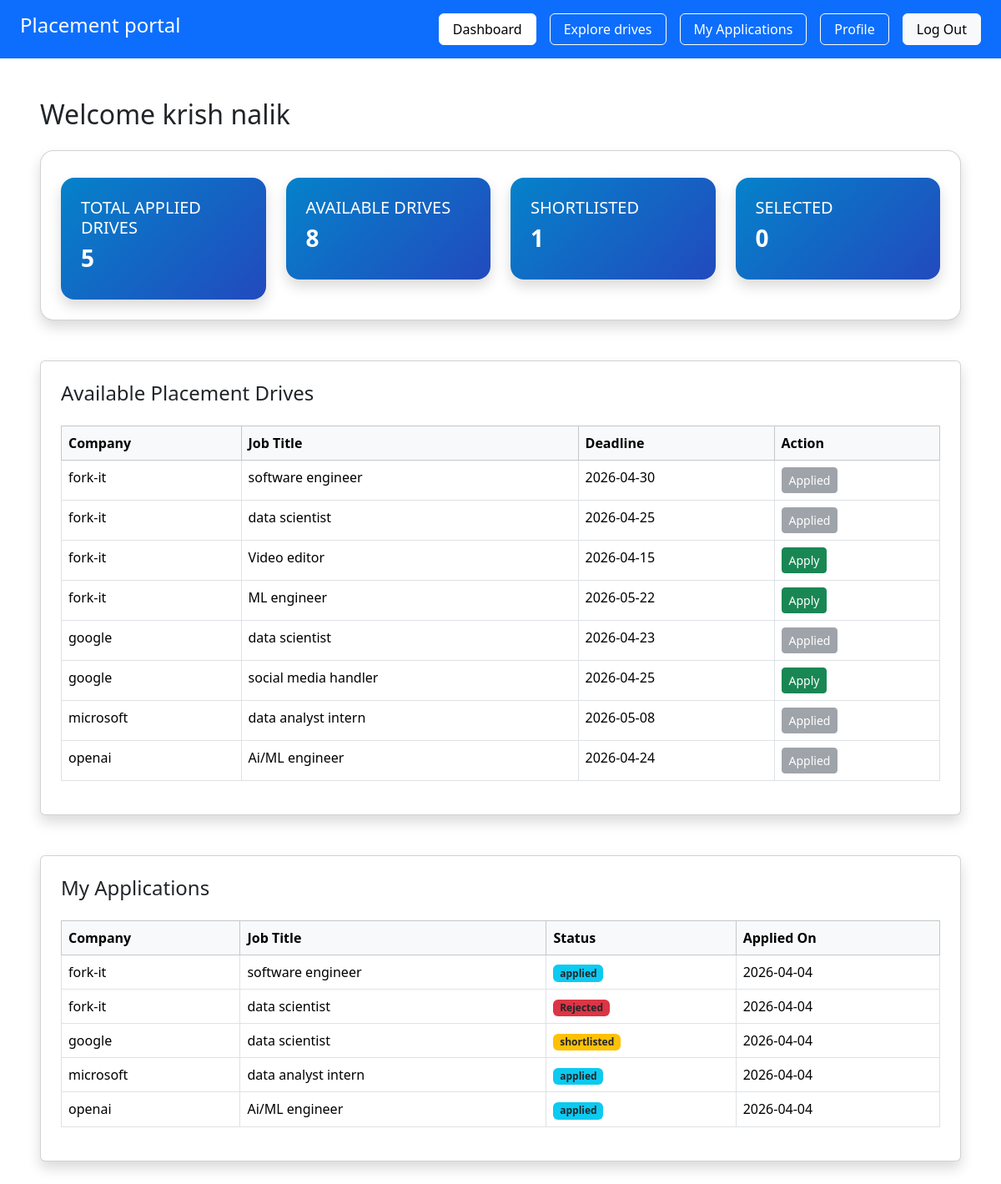
/student/dashboard (signed in), run on the app's committed database.
### app/models.py (models this page shows, shortened)
class Student(db.Model):
     __tablename__ = "students"
     id = db.Column(db.Integer, primary_key=True )
     user_id = db.Column(db.Integer, db.ForeignKey("users.id"), nullable=False)
     name = db.Column(db.String(100), nullable=False)
     roll_no = db.Column(db.String(50), unique=True, nullable=False)
     branch= db.Column(db.String(50))
     cgpa=db.Column(db.Float)
     phone = db.Column(db.String(15))
     resume = db.Column(db.String(200))
     is_blacklisted = db.Column(db.Boolean, default=False)
     user = db.relationship("User", backref=db.backref("student", uselist=False), uselist=False )

class PlacementDrive(db.Model):
     __tablename__ = "placement_drives"
     id = db.Column(db.Integer, primary_key=True)
     company_id = db.Column(db.Integer, db.ForeignKey("companies.id"), nullable=False)
     job_title = db.Column(db.String(150), nullable=False )
     description = db.Column(db.Text)
     eligibility= db.Column(db.String(200))
     deadline = db.Column(db.Date)
     status = db.Column(db.String(20) , default = 'pending')
     created_at  = db.Column(db.DateTime, default=datetime.utcnow)
     company= db.relationship('Company', backref='drives')

class Company(db.Model):
     __tablename__ = "companies"
     id = db.Column(db.Integer, primary_key=True)
     user_id = db.Column(db.Integer, db.ForeignKey("users.id"), nullable=False)
     company_name = db.Column(db.String(150), nullable=False)
     hr_name = db.Column(db.String(100))
     website = db.Column(db.String(150))
     approval_status = db.Column(db.String(20), default="pending")
     is_blacklisted = db.Column(db.Boolean, default=False)
     user = db.relationship("User", backref=db.backref("company", uselist=False),uselist=False)

class Application(db.Model):
     __tablename__ = "applications"
     id = db.Column(db.Integer, primary_key=True)
     student_id = db.Column(db.Integer, db.ForeignKey("students.id"), nullable=False)
     drive_id =db.Column(db.Integer, db.ForeignKey("placement_drives.id"), nullable=False)
     applied_on =db.Column(db.DateTime, default=datetime.utcnow)
     status = db.Column(db.String(20), default="applied")
     student = db.relationship("Student", backref="applications")
     drive= db.relationship("PlacementDrive", backref="applications")
     __table_args__ = (
          db.UniqueConstraint("student_id","drive_id", name="unique_application"),
     )

### app/student/routes.py (the view)
@student.route('/student/dashboard')
@login_required
def s_student():
    if current_user.role != "student":
        return "Unauthorized", 403
    stu = Student.query.filter_by(user_id=current_user.id).first()
    if not stu:
        return "Student profile not found", 404
    available_drives = PlacementDrive.query.filter_by(status="open").count()
    applications = Application.query.filter_by(student_id=stu.id).all()
    total_applied = len(applications)
    total_shortlist_dives = Application.query.filter_by(status="shortlisted",student_id=stu.id).count()
    total_selected_dives = Application.query.filter_by(status="selected",student_id=stu.id).count()
    drives = PlacementDrive.query.filter_by(status="open").all()
    applied_drive_ids = [app.drive_id for app in applications]
    return render_template(
        'student/s_dashboard.html',
        stu=stu,
        available_drives=available_drives,
        applications=applications,
        total_applied=total_applied,
        total_shortlist_dives=total_shortlist_dives,
        total_selected_dives=total_selected_dives,
        drives=drives,
        applied_drive_ids=applied_drive_ids
    )

### app/__init__.py (called while the page is built)
@login_manager.user_loader
def load_user(user_id):
    from app.models import User
    return User.query.get(int(user_id))

### app/templates/student/s_dashboard.html
{% extends 'base.html' %}
{% block content %}
<div class="p-5  bg-opacity-25 min-vh-100">
    <h3 class="mb-4 fs-2">Welcome {{ stu.name }}</h3>
     {% include 'student/stats.html'   %}
     {% include 'student/avail_drive.html'   %}
     {% include 'student/applied_drive.html'   %}
</div>
{% endblock %}

### app/templates/student/avail_drive.html
<div class="card shadow p-4 mt-5">
    <h4 class="">Available Placement Drives</h4>
    {% if drives %}
    <table class="table table-bordered table-hover mt-3">
        <thead class="table-light">
            <tr>
                <th>Company</th>
                <th>Job Title</th>
                <th>Deadline</th>
                <th>Action</th>
            </tr>
        </thead>
        <tbody>
            {% for drive in drives %}
            <tr>
                <td>{{ drive.company.company_name }}</td>
                <td>{{ drive.job_title }}</td>
                <td>{{ drive.deadline.strftime('%Y-%m-%d') }}</td>
                <td>
                    {% if drive.id in applied_drive_ids %}
                        <button class="btn btn-secondary btn-sm" disabled> Applied </button>
                    {% else %}
                     <a href="/student/apply/{{ drive.id }}" class="btn btn-success btn-sm"> Apply </a>
                    {% endif %}
                </td>
            </tr>
            {% endfor %}
        </tbody>
    </table>
    {% else %}
        <p class="text-muted">No drives available.</p>
    {% endif %}
</div>

### app/templates/student/applied_drive.html
<div class="card shadow p-4 mt-5">
<h4 class="">My Applications</h4>
    {% if applications %}
    <table class="table table-bordered mt-3">
        <thead class="table-light">
            <tr>
                <th>Company</th>
                <th>Job Title</th>
                <th>Status</th>
                <th>Applied On</th>
            </tr>
        </thead>
        <tbody>
            {% for app in applications %}
            <tr>
                <td>{{ app.drive.company.company_name }}</td>
                <td>{{ app.drive.job_title }}</td>
                <td>
                {% if app.status == "selected" %}
                    <span class="badge bg-success text-dark">Selected</span>
                {% elif app.status == "rejected" %}
                    <span class="badge bg-danger text-dark">Rejected</span>
                {% elif app.status == "shortlisted" %}
                    <span class="badge bg-warning text-dark">shortlisted</span>
                {% else %}
                    <span class="badge bg-info text-dark">{{ app.status }}</span>
                {% endif %}
                </td>
                <td>{{ app.applied_on.strftime('%Y-%m-%d') }}</td>
            </tr>
            {% endfor %}
        </tbody>
    </table>
    {% else %}
        <p class="text-muted">You haven't applied to any drives yet.</p>
    {% endif %}
    </div>

### data on the page
Student: name "krish nalik"
PlacementDrive: company.company_name "fork-it", job_title "software engineer", deadline "2026-04-30", shows "Applied"
PlacementDrive: company.company_name "fork-it", job_title "data scientist", deadline "2026-04-25", shows "Applied"
PlacementDrive: company.company_name "fork-it", job_title "Video editor", deadline "2026-04-15"
PlacementDrive: company.company_name "fork-it", job_title "ML engineer", deadline "2026-05-22"
PlacementDrive: company.company_name "google", job_title "data scientist", deadline "2026-04-23", shows "Applied"
PlacementDrive: company.company_name "google", job_title "social media handler", deadline "2026-04-25"
PlacementDrive: company.company_name "microsoft", job_title "data analyst intern", deadline "2026-05-08", shows "Applied"
PlacementDrive: company.company_name "openai", job_title "Ai/ML engineer", deadline "2026-04-24", shows "Applied"
Application: drive.company.company_name "fork-it", drive.job_title "software engineer", status "applied", applied_on "2026-04-04"
Application: drive.company.company_name "fork-it", drive.job_title "data scientist", status "Rejected", applied_on "2026-04-04"
Application: drive.company.company_name "google", drive.job_title "data scientist", status "shortlisted", applied_on "2026-04-04"
Application: drive.company.company_name "microsoft", drive.job_title "data analyst intern", status "applied", applied_on "2026-04-04"
Application: drive.company.company_name "openai", drive.job_title "Ai/ML engineer", status "applied", applied_on "2026-04-04"

### other printed values
{{ total_applied }} "5"
{{ available_drives }} "8"
{{ total_shortlist_dives }} "1"
{{ total_selected_dives }} "0"
